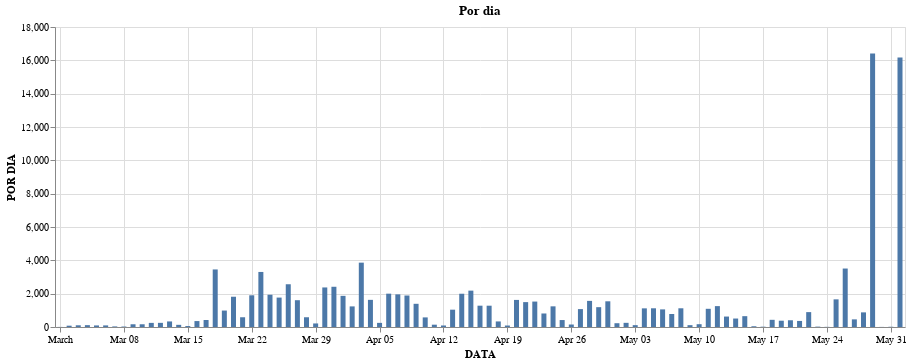

The notebook cell saved with this chart:
### Code cell
base.encode(y='POR DIA').properties(title='Por dia')

### Figure 1 — Vega-Lite specification as saved in the notebook (floating-point values rounded to 4 significant figures)
{"config": {"view": {"continuousWidth": 400, "continuousHeight": 300}}, "data": {"name": "data-800567c6ff00bedf5f4c2c8b44a69214"}, "mark": "bar", "encoding": {"x": {"type": "temporal", "field": "DATA"}, "y": {"type": "quantitative", "field": "POR DIA"}}, "title": "Por dia", "width": 850, "$schema": "https://vega.github.io/schema/vega-lite/v4.8.1.json", "datasets": {"data-800567c6ff00bedf5f4c2c8b44a69214": [{"DATA": "2020-03-01T00:00:00", "POR DIA": 5, "ACUMULADOS": 5}, {"DATA": "2020-03-02T00:00:00", "POR DIA": 79, "ACUMULADOS": 84}, {"DATA": "2020-03-03T00:00:00", "POR DIA": 103, "ACUMULADOS": 187}, {"DATA": "2020-03-04T00:00:00", "POR DIA": 111, "ACUMULADOS": 298}, {"DATA": "2020-03-05T00:00:00", "POR DIA": 94, "ACUMULADOS": 392}, {"DATA": "2020-03-06T00:00:00", "POR DIA": 96, "ACUMULADOS": 488}, {"DATA": "2020-03-07T00:00:00", "POR DIA": 35, "ACUMULADOS": 523}, {"DATA": "2020-03-08T00:00:00", "POR DIA": 28, "ACUMULADOS": 551}, {"DATA": "2020-03-09T00:00:00", "POR DIA": 164, "ACUMULADOS": 715}, {"DATA": "2020-03-10T00:00:00", "POR DIA": 164, "ACUMULADOS": 879}, {"DATA": "2020-03-11T00:00:00", "POR DIA": 247, "ACUMULADOS": 1126}, {"DATA": "2020-03-12T00:00:00", "POR DIA": 249, "ACUMULADOS": 1375}, {"DATA": "2020-03-13T00:00:00", "POR DIA": 334, "ACUMULADOS": 1709}, {"DATA": "2020-03-14T00:00:00", "POR DIA": 130, "ACUMULADOS": 1839}, {"DATA": "2020-03-15T00:00:00", "POR DIA": 57, "ACUMULADOS": 1896}, {"DATA": "2020-03-16T00:00:00", "POR DIA": 356, "ACUMULADOS": 2252}, {"DATA": "2020-03-17T00:00:00", "POR DIA": 419, "ACUMULADOS": 2671}, {"DATA": "2020-03-18T00:00:00", "POR DIA": 3453, "ACUMULADOS": 6124}, {"DATA": "2020-03-19T00:00:00", "POR DIA": 987, "ACUMULADOS": 7111}, {"DATA": "2020-03-20T00:00:00", "POR DIA": 1816, "ACUMULADOS": 8927}, {"DATA": "2020-03-21T00:00:00", "POR DIA": 585, "ACUMULADOS": 9512}, {"DATA": "2020-03-22T00:00:00", "POR DIA": 1902, "ACUMULADOS": 11414}, {"DATA": "2020-03-23T00:00:00", "POR DIA": 3303, "ACUMULADOS": 14717}, {"DATA": "2020-03-24T00:00:00", "POR DIA": 1936, "ACUMULADOS": 16653}, {"DATA": "2020-03-25T00:00:00", "POR DIA": 1765, "ACUMULADOS": 18418}, {"DATA": "2020-03-26T00:00:00", "POR DIA": 2565, "ACUMULADOS": 20983}, {"DATA": "2020-03-27T00:00:00", "POR DIA": 1608, "ACUMULADOS": 22591}, {"DATA": "2020-03-28T00:00:00", "POR DIA": 585, "ACUMULADOS": 23176}, {"DATA": "2020-03-29T00:00:00", "POR DIA": 213, "ACUMULADOS": 23389}, {"DATA": "2020-03-30T00:00:00", "POR DIA": 2373, "ACUMULADOS": 25762}, {"DATA": "2020-03-31T00:00:00", "POR DIA": 2414, "ACUMULADOS": 28176}, {"DATA": "2020-04-01T00:00:00", "POR DIA": 1869, "ACUMULADOS": 30045}, {"DATA": "2020-04-02T00:00:00", "POR DIA": 1236, "ACUMULADOS": 31281}, {"DATA": "2020-04-03T00:00:00", "POR DIA": 3861, "ACUMULADOS": 35142}, {"DATA": "2020-04-04T00:00:00", "POR DIA": 1629, "ACUMULADOS": 36771}, {"DATA": "2020-04-05T00:00:00", "POR DIA": 248, "ACUMULADOS": 37019}, {"DATA": "2020-04-06T00:00:00", "POR DIA": 2000, "ACUMULADOS": 39019}, {"DATA": "2020-04-07T00:00:00", "POR DIA": 1958, "ACUMULADOS": 40977}, {"DATA": "2020-04-08T00:00:00", "POR DIA": 1890, "ACUMULADOS": 42867}, {"DATA": "2020-04-09T00:00:00", "POR DIA": 1392, "ACUMULADOS": 44259}, {"DATA": "2020-04-10T00:00:00", "POR DIA": 576, "ACUMULADOS": 44835}, {"DATA": "2020-04-11T00:00:00", "POR DIA": 139, "ACUMULADOS": 44974}, {"DATA": "2020-04-12T00:00:00", "POR DIA": 91, "ACUMULADOS": 45065}, {"DATA": "2020-04-13T00:00:00", "POR DIA": 1039, "ACUMULADOS": 46104}, {"DATA": "2020-04-14T00:00:00", "POR DIA": 1996, "ACUMULADOS": 48100}, {"DATA": "2020-04-15T00:00:00", "POR DIA": 2182, "ACUMULADOS": 50282}, {"DATA": "2020-04-16T00:00:00", "POR DIA": 1279, "ACUMULADOS": 51561}, {"DATA": "2020-04-17T00:00:00", "POR DIA": 1278, "ACUMULADOS": 52839}, {"DATA": "2020-04-18T00:00:00", "POR DIA": 334, "ACUMULADOS": 53173}, {"DATA": "2020-04-19T00:00:00", "POR DIA": 89, "ACUMULADOS": 53262}, {"DATA": "2020-04-20T00:00:00", "POR DIA": 1625, "ACUMULADOS": 54887}, {"DATA": "2020-04-21T00:00:00", "POR DIA": 1493, "ACUMULADOS": 56380}, {"DATA": "2020-04-22T00:00:00", "POR DIA": 1526, "ACUMULADOS": 57906}, {"DATA": "2020-04-23T00:00:00", "POR DIA": 811, "ACUMULADOS": 58717}, {"DATA": "2020-04-24T00:00:00", "POR DIA": 1240, "ACUMULADOS": 59957}, {"DATA": "2020-04-25T00:00:00", "POR DIA": 417, "ACUMULADOS": 60374}, {"DATA": "2020-04-26T00:00:00", "POR DIA": 149, "ACUMULADOS": 60523}, {"DATA": "2020-04-27T00:00:00", "POR DIA": 1074, "ACUMULADOS": 61597}, {"DATA": "2020-04-28T00:00:00", "POR DIA": 1567, "ACUMULADOS": 63164}, {"DATA": "2020-04-29T00:00:00", "POR DIA": 1190, "ACUMULADOS": 64354}, {"DATA": "2020-04-30T00:00:00", "POR DIA": 1542, "ACUMULADOS": 65896}, {"DATA": "2020-05-01T00:00:00", "POR DIA": 227, "ACUMULADOS": 66123}, {"DATA": "2020-05-02T00:00:00", "POR DIA": 250, "ACUMULADOS": 66373}, {"DATA": "2020-05-03T00:00:00", "POR DIA": 111, "ACUMULADOS": 66484}, {"DATA": "2020-05-04T00:00:00", "POR DIA": 1119, "ACUMULADOS": 67603}, {"DATA": "2020-05-05T00:00:00", "POR DIA": 1123, "ACUMULADOS": 68726}, {"DATA": "2020-05-06T00:00:00", "POR DIA": 1057, "ACUMULADOS": 69783}, {"DATA": "2020-05-07T00:00:00", "POR DIA": 781, "ACUMULADOS": 70564}, {"DATA": "2020-05-08T00:00:00", "POR DIA": 1123, "ACUMULADOS": 71687}, {"DATA": "2020-05-09T00:00:00", "POR DIA": 110, "ACUMULADOS": 71797}, {"DATA": "2020-05-10T00:00:00", "POR DIA": 168, "ACUMULADOS": 71965}, {"DATA": "2020-05-11T00:00:00", "POR DIA": 1092, "ACUMULADOS": 73057}, {"DATA": "2020-05-12T00:00:00", "POR DIA": 1253, "ACUMULADOS": 74310}, {"DATA": "2020-05-13T00:00:00", "POR DIA": 627, "ACUMULADOS": 74937}, {"DATA": "2020-05-14T00:00:00", "POR DIA": 508, "ACUMULADOS": 75445}, {"DATA": "2020-05-15T00:00:00", "POR DIA": 650, "ACUMULADOS": 76095}, {"DATA": "2020-05-16T00:00:00", "POR DIA": 45, "ACUMULADOS": 76140}, {"DATA": "2020-05-17T00:00:00", "POR DIA": 18, "ACUMULADOS": 76158}, {"DATA": "2020-05-18T00:00:00", "POR DIA": 431, "ACUMULADOS": 76589}, {"DATA": "2020-05-19T00:00:00", "POR DIA": 378, "ACUMULADOS": 76967}, {"DATA": "2020-05-20T00:00:00", "POR DIA": 404, "ACUMULADOS": 77371}, {"DATA": "2020-05-21T00:00:00", "POR DIA": 364, "ACUMULADOS": 77735}, {"DATA": "2020-05-22T00:00:00", "POR DIA": 893, "ACUMULADOS": 78628}, {"DATA": "2020-05-23T00:00:00", "POR DIA": 22, "ACUMULADOS": 78650}, {"DATA": "2020-05-24T00:00:00", "POR DIA": 9, "ACUMULADOS": 78659}, {"DATA": "2020-05-25T00:00:00", "POR DIA": 1659, "ACUMULADOS": 80318}, {"DATA": "2020-05-26T00:00:00", "POR DIA": 3508, "ACUMULADOS": 83826}, {"DATA": "2020-05-27T00:00:00", "POR DIA": 458, "ACUMULADOS": 84284}, {"DATA": "2020-05-28T00:00:00", "POR DIA": 878, "ACUMULADOS": 85162}, {"DATA": "2020-05-29T00:00:00", "POR DIA": 16414, "ACUMULADOS": 101576}, {"DATA": "2020-05-30T00:00:00", "POR DIA": 5, "ACUMULADOS": 101581}, {"DATA": "2020-05-31T00:00:00", "POR DIA": 14, "ACUMULADOS": 101595}, {"DATA": "2020-06-01T00:00:00", "POR DIA": 16175, "ACUMULADOS": 117770}]}}
